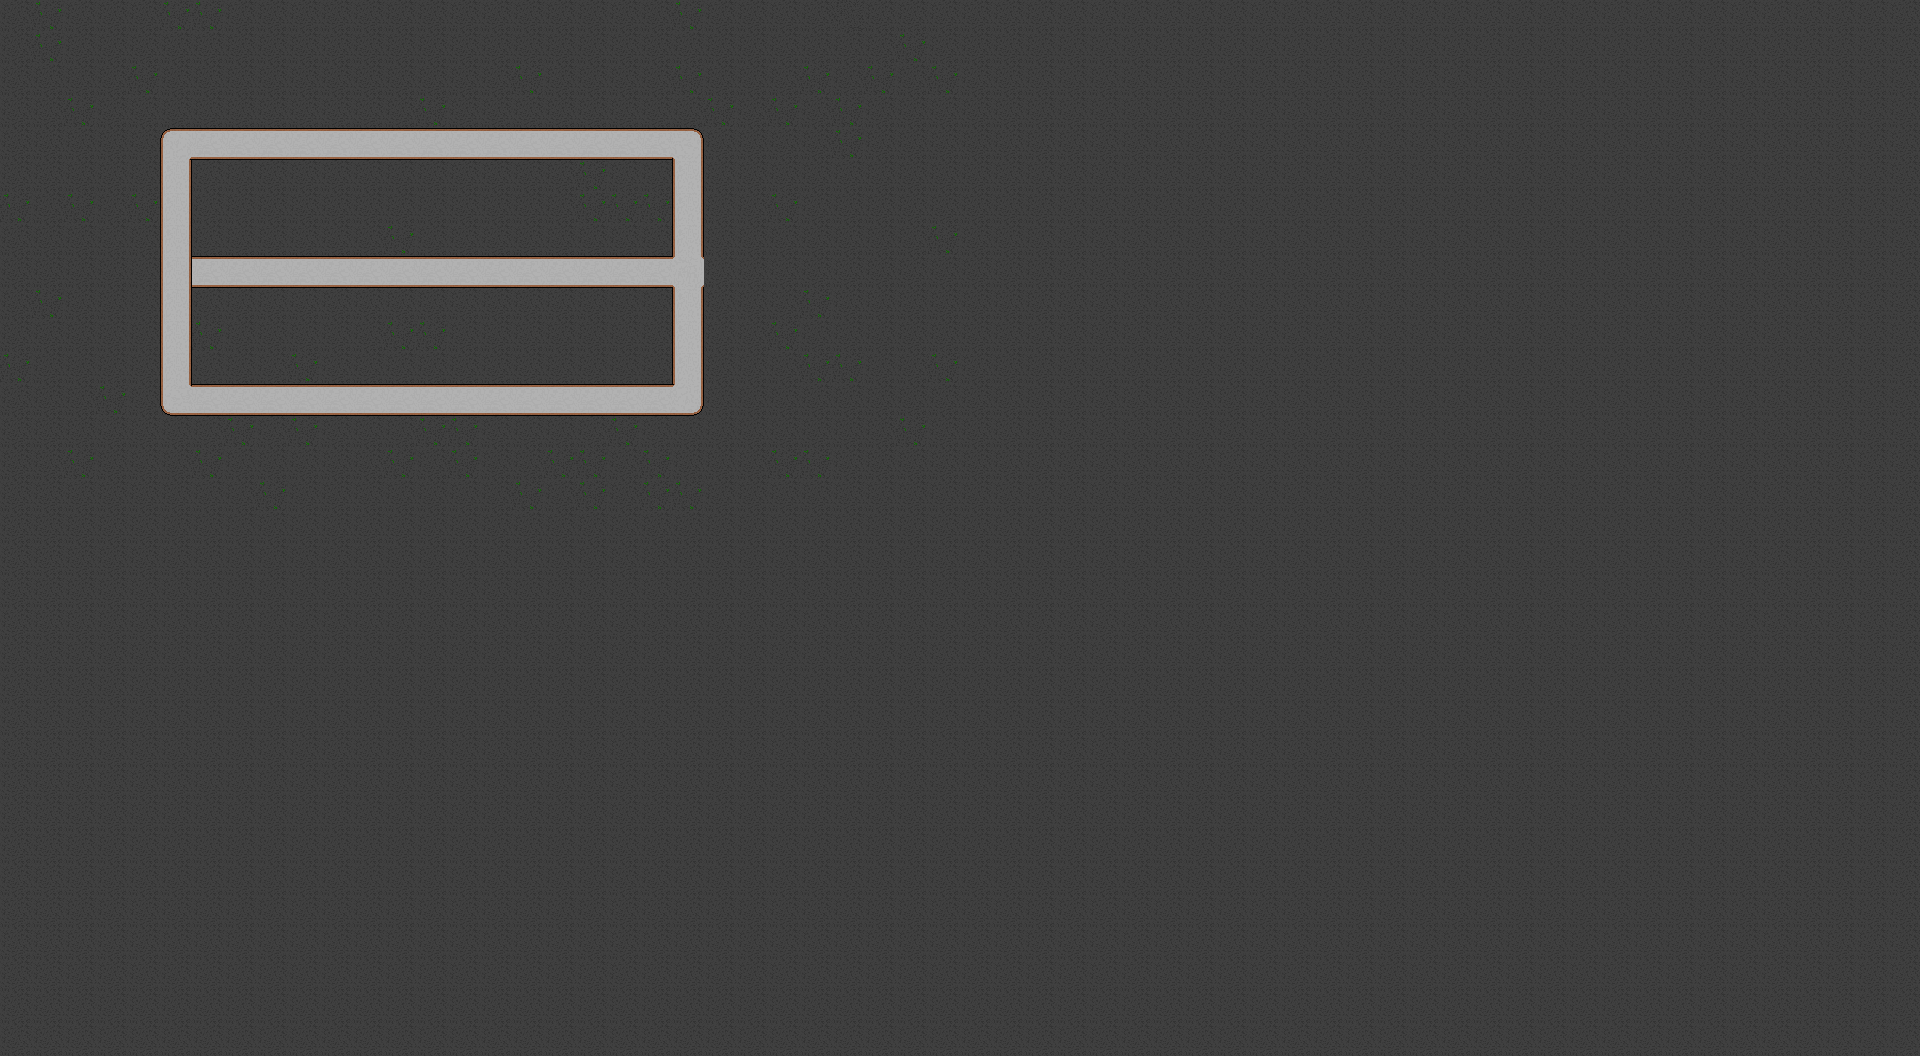

Below is a game level as drawn by its tile map, then a one-line description and the .tmx that defines it (tile-layer data replaced by summaries):
An orthogonal 60x33 tile map with 32x32 px tiles, 2 tile layers (base, top), 2 tilesets and 4 objects.

<map version="1.10" tiledversion="1.10.1" orientation="orthogonal" renderorder="right-down" width="60" height="33" tilewidth="32" tileheight="32" infinite="0" nextlayerid="7" nextobjectid="5">
 <editorsettings>
  <export target="test.lua" format="lua" />
 </editorsettings>
 <tileset firstgid="1" name="asphalt" tilewidth="32" tileheight="32" tilecount="3" columns="3">
  <image source="tilesets/asphalt.png" width="96" height="32" />
 </tileset>
 <tileset firstgid="4" name="pathway1" tilewidth="32" tileheight="32" tilecount="9" columns="3">
  <image source="tilesets/pathway1.png" width="96" height="96" />
 </tileset>
 <layer id="1" name="base" width="60" height="33">
  <data>[1980 cells, 1980 non-empty, 3 distinct tile ids]</data>
 </layer>
 <layer id="2" name="top" width="60" height="33">
  <data>[1980 cells, 63 non-empty, 7 distinct tile ids]</data>
 </layer>
 <objectgroup id="3" name="boundaries">
  <properties>
   <property name="collidable" type="bool" value="true" />
  </properties>
  <object id="1" x="-1.75" y="0.25" width="1.875" height="1057.64" />
  <object id="2" x="0.113636" y="1055.95" width="1921.62" height="2.125" />
  <object id="3" x="1919.94" y="-2.0625" width="1.875" height="1058.15" />
  <object id="4" x="-1.75" y="-2" width="1921.63" height="2.125" />
 </objectgroup>
 <objectgroup id="4" name="enemies" />
 <objectgroup id="6" name="spawnpoint" />
</map>
